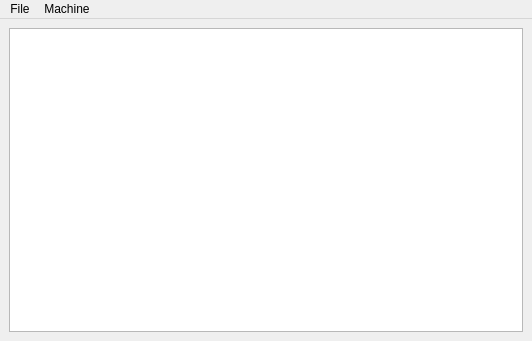
<?xml version="1.0" encoding="UTF-8"?>
<ui version="4.0">
 <class>Form</class>
 <widget class="VCPMainWindow" name="Form">
  <property name="geometry">
   <rect>
    <x>0</x>
    <y>0</y>
    <width>532</width>
    <height>341</height>
   </rect>
  </property>
  <property name="windowTitle">
   <string>Form</string>
  </property>
  <widget class="QWidget" name="centralwidget">
   <property name="maximumSize">
    <size>
     <width>1008</width>
     <height>624</height>
    </size>
   </property>
   <layout class="QVBoxLayout" name="verticalLayout">
    <item>
     <widget class="Wrapper" name="wrapper"/>
    </item>
   </layout>
  </widget>
  <widget class="QMenuBar" name="menuBar">
   <property name="geometry">
    <rect>
     <x>0</x>
     <y>0</y>
     <width>532</width>
     <height>25</height>
    </rect>
   </property>
   <widget class="QMenu" name="menuFile">
    <property name="title">
     <string>File</string>
    </property>
    <addaction name="actionOpen"/>
    <addaction name="actionExit"/>
   </widget>
   <widget class="QMenu" name="menuMachine">
    <property name="title">
     <string>Machine</string>
    </property>
    <addaction name="action_EmergencyStop_toggle"/>
    <addaction name="action_MachinePower_toggle"/>
   </widget>
   <addaction name="menuFile"/>
   <addaction name="menuMachine"/>
  </widget>
  <action name="actionOpen">
   <property name="text">
    <string>Open</string>
   </property>
   <property name="shortcut">
    <string>0</string>
   </property>
  </action>
  <action name="actionExit">
   <property name="text">
    <string>Exit</string>
   </property>
   <property name="shortcut">
    <string>Ctrl+Q</string>
   </property>
  </action>
  <action name="action_EmergencyStop_toggle">
   <property name="text">
    <string>Toggle Estop</string>
   </property>
  </action>
  <action name="action_MachinePower_toggle">
   <property name="text">
    <string>Toggle Power</string>
   </property>
  </action>
 </widget>
 <customwidgets>
  <customwidget>
   <class>VCPMainWindow</class>
   <extends>QMainWindow</extends>
   <header>QtPyVCP.widgets.form_widgets.main_window</header>
   <container>1</container>
  </customwidget>
  <customwidget>
   <class>Wrapper</class>
   <extends>QTextEdit</extends>
   <header>QtPyVCP.widgets.input_widgets.console_widget.wrapper</header>
  </customwidget>
 </customwidgets>
 <resources/>
 <connections/>
</ui>
